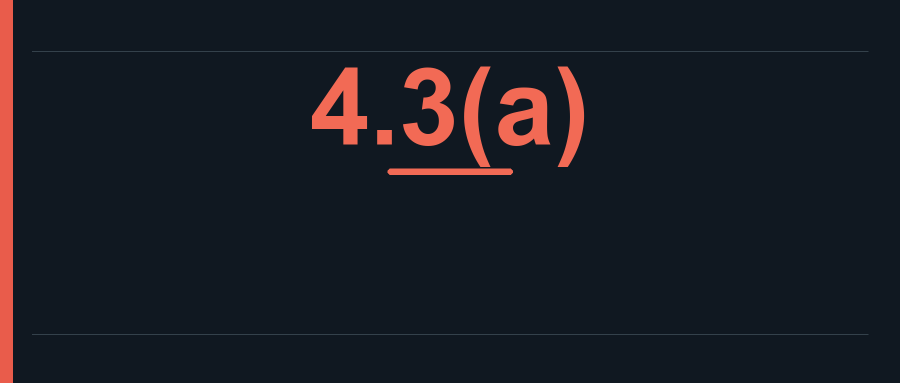
#> input picture editorial-cover-skill/examples/tingtu-43a/background-wechat.png, 1800 x 766 px, given in place of app-store-icon.png, which was not available (shown at 1/2 size)
$ python make_background.py
#> lines starting #> are read from the running program, lines starting #| are printed output that depends on the picture; pictures that were not available may be replaced by others from this repository, and a replacement may not be noted
from pathlib import Path
from PIL import Image, ImageDraw, ImageFont

base = Path(__file__).parent
out = base / 'background-wechat.png'
W, H = 1800, 766
im = Image.new('RGB', (W, H), '#101821')
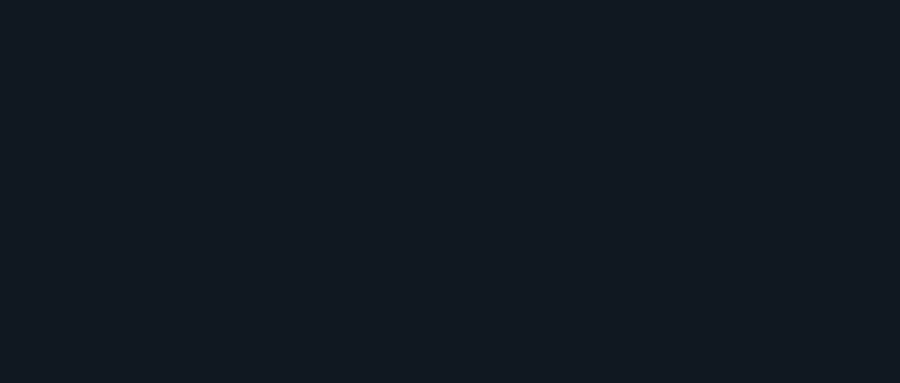
#> im: PIL image 1800x766 RGB (shown at 1/2 size); mean R, G, B 16, 24, 33
d = ImageDraw.Draw(im)
# The unmodified App Store icon identifies the platform without inventing UI.
icon = Image.open(base / 'app-store-icon.png').convert('RGBA')
icon = icon.resize((180, 180), Image.Resampling.LANCZOS)
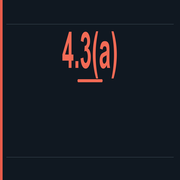
#> icon: PIL image 180x180 RGBA; mean R, G, B, A 25.6, 27.5, 35.3, 255
im.paste(icon, ((W - icon.width) // 2, 92), icon)
# The exact rejection code, rather than an explanatory headline, is the focal object.
font = ImageFont.truetype('/System/Library/Fonts/Supplemental/Arial Bold.ttf', 248)
label = '4.3(a)'
box = d.textbbox((0, 0), label, font=font)
#> box = (0, 43, 740, 264)
x = (W - (box[2] - box[0])) // 2
#> x = 530
d.text((x, 285), label, font=font, fill='#F26A55')
im.save(out, optimize=True)
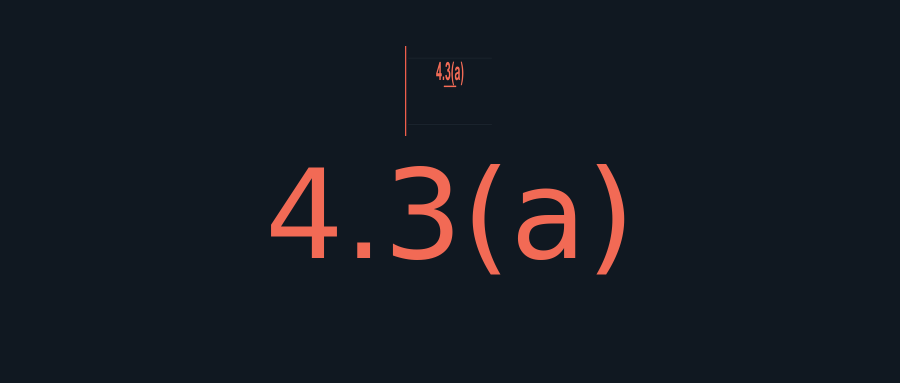
#> saved as background-wechat.png: PIL image 1800x766 RGB (shown at 1/2 size); mean R, G, B 22.2, 26.2, 34.4
